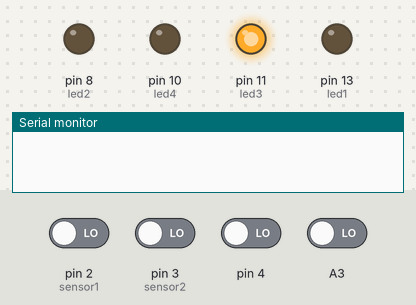
Bench run of a sketch on a simulated Arduino Uno, built with avr-gcc and run on an emulated ATmega328P. On the bench: output pins drawn as LEDs (lit = HIGH), the last lines printed to the serial monitor. The test bench sets the inputs (shaded band); at power-on: A3, pin 2 (sensor1), pin 3 (sensor2), pin 4 LOW.

Above: at 1.2 s.
1.3 s: pin 2 (sensor1) driven HIGH
At 2.7 s:
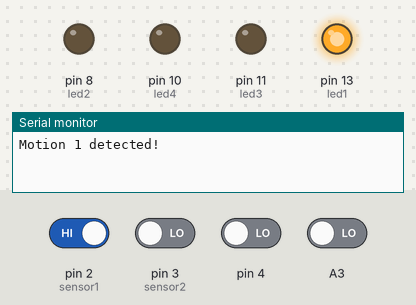
4.3 s: pin 3 (sensor2) driven HIGH
At 5.6 s:
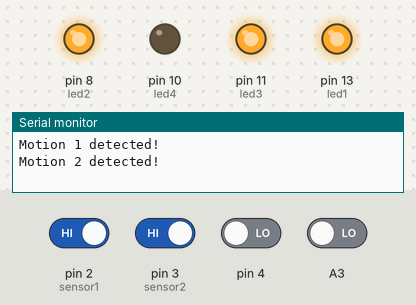
7.3 s: pin 4 driven HIGH
At 8.5 s:
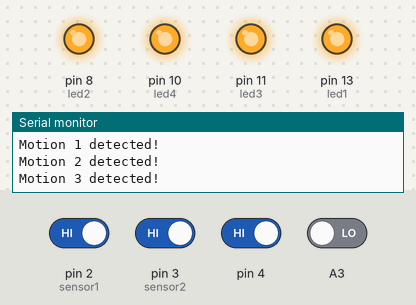
10.3 s: pin 2 (sensor1) driven LOW
At 11.5 s:
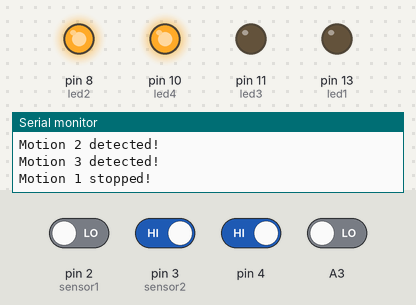
13.3 s: A3 driven HIGH
At 14.3 s:
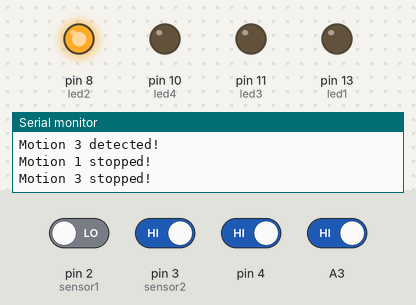
16.3 s: pin 3 (sensor2) driven LOW
At 18.5 s:
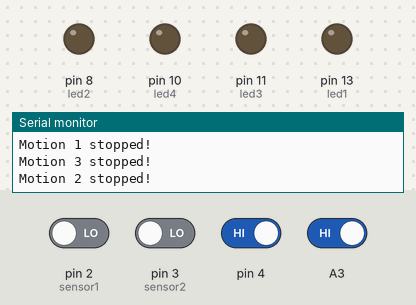
Timing chart, 0 to 20.3 s (numbered marks = the images above; inputs shaded):
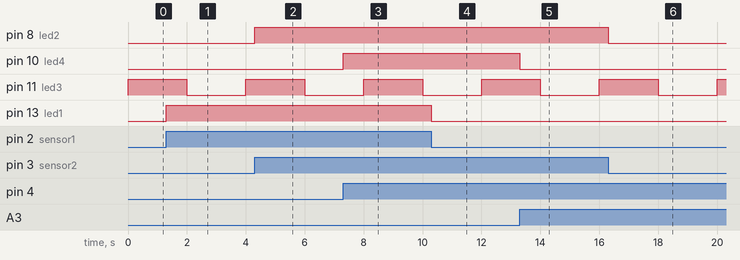

Measured:
- after the input at 1.3 s, pin 13 (led1): LOW → HIGH at once
- after the input at 4.3 s, pin 8 (led2): LOW → HIGH at once
- after the input at 7.3 s, pin 10 (led4): LOW → HIGH at once
- after the input at 10.3 s, pin 13 (led1): HIGH → LOW at once
- after the input at 13.3 s, pin 10 (led4): HIGH → LOW at once
- after the input at 16.3 s, pin 8 (led2): HIGH → LOW at once

The sketch:

M1_T4D.ino
```cpp
int led1 = 13;                // the pin that the LED is attached to
int led2 = 8;
int led3 = 11;
int led4 = 10;

int sensor1 = 2;              // the pin that the sensor is attached to
int sensor2 = 3;
int sensor3 = A2;

volatile int state1 = LOW;    // by default, no motion detected
volatile int state2 = LOW;
volatile int state3 = LOW;
volatile int state4 = LOW;
void setup() {

  pinMode(led1, OUTPUT);      // initialize LED as an output
  pinMode(led2, OUTPUT);
  pinMode(led3, OUTPUT);
  pinMode(led4, OUTPUT);

  pinMode(sensor1, INPUT);    // initialize sensor as an input
  pinMode(sensor2, INPUT);
  pinMode(sensor3, INPUT);
 // pinMode(sensor4, INPUT);

  attachInterrupt(digitalPinToInterrupt(sensor1), motionDetected1, HIGH);
  attachInterrupt(digitalPinToInterrupt(sensor2), motionDetected2, HIGH);
 //attachInterrupt(digitalPinToInterrupt(sensor3), motionDetected3, HIGH);
  // attach interrupt to sensor pin, trigger on rising edge (HIGH)
  Serial.begin(9600);        // initialize serial
startTimer(0.5); // Start timer with frequency of 0.5 Hz (blinks every 2 seconds)

  // enable interrupt for pin...
  pciSetup(4);
  pciSetup(A3);

}

void loop(){
  // do other stuff here, if needed
}

void pciSetup(byte pin)
{
    *digitalPinToPCMSK(pin) |= bit (digitalPinToPCMSKbit(pin));  // enable pin
    PCIFR  |= bit (digitalPinToPCICRbit(pin)); // clear any outstanding interrupt
    PCICR  |= bit (digitalPinToPCICRbit(pin)); // enable interrupt for the group
}

ISR (PCINT2_vect) // handle pin change interrupt for D8 to D13 here
 {
     motionDetected3();
 }

ISR (PCINT1_vect) // handle pin change interrupt for D8 to D13 here
 {
     motionDetected3();
 }

void startTimer(double timerFrequency){
  noInterrupts();

  // Calculate the value for OCR1A based on the timer frequency
  uint16_t ocrValue = (uint16_t)(F_CPU / 1024.0 / timerFrequency - 1);

  // Set the Timer1 registers for CTC mode and set the OCR1A value
  TCCR1A = 0;
  TCCR1B = 0;
  TCNT1  = 0;
  OCR1A = ocrValue;
  TCCR1B |= (1 << WGM12);
  TCCR1B |= (1 << CS12) | (1 << CS10);
  TIMSK1 |= (1 << OCIE1A);

  interrupts();
}

ISR(TIMER1_COMPA_vect){
   digitalWrite(led3, digitalRead(led3) ^ 1);
}


void motionDetected1() {
  digitalWrite(led1, !state1);   // toggle LED
  state1 = !state1;              // update variable state
  if (state1 == HIGH) {
    Serial.println("Motion 1 detected!");
  }
  else {
    Serial.println("Motion 1 stopped!");
  }
}

void motionDetected2() {
  digitalWrite(led2, !state2);   // toggle LED
  state2 = !state2;              // update variable state
  if (state2 == HIGH) {
    Serial.println("Motion 2 detected!");
  }
  else {
    Serial.println("Motion 2 stopped!");
  }
}

  void motionDetected3() {
  digitalWrite(led4, !state4);   // toggle LED
  state4 = !state4;              // update variable state
  if (state4 == HIGH) {
    Serial.println("Motion 3 detected!");
  }
  else {
    Serial.println("Motion 3 stopped!");
  }
}


//void motionDetected4() {
 // digitalWrite(led5, !state5);   // toggle LED
 // state5 = !state5;              // update variable state
 // if (state5 == HIGH) {
   // Serial.println("Motion 4 detected!");
 // }
 // else {
 //   Serial.println("Motion 4 stopped!");
 // }
//}
```
